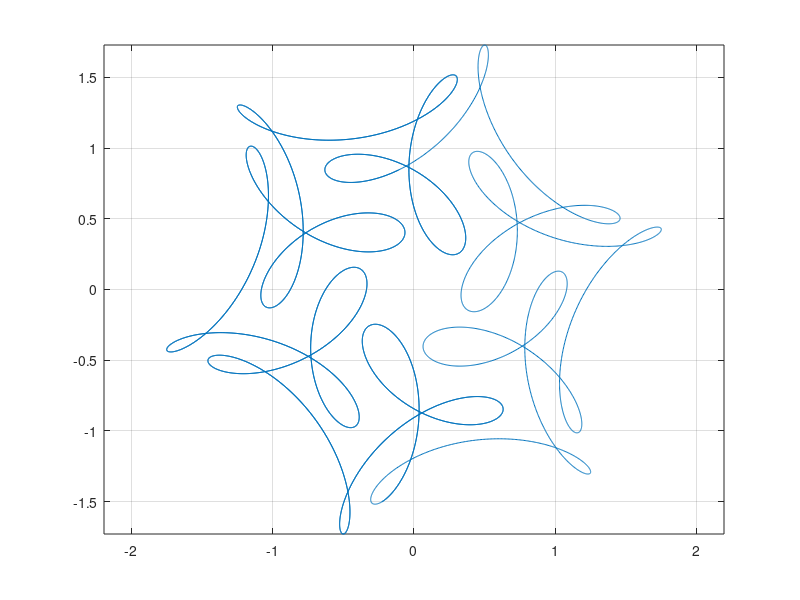

Write the MATLAB code that produced this figure.
function phicosphi()
    t = linspace(-5,5,10000);
    a = 1/2;
    b = 1/3;
    m = 7;
    n = 17;
    %[x,y] = pol2cart(phi,po);
    
    x = cos(t)+a*cos(m*t)+b*sin(n*t);
    y = sin(t)+a*sin(m*t)+b*cos(n*t);
    plot(x,y)
    grid on
    axis equal
    
end